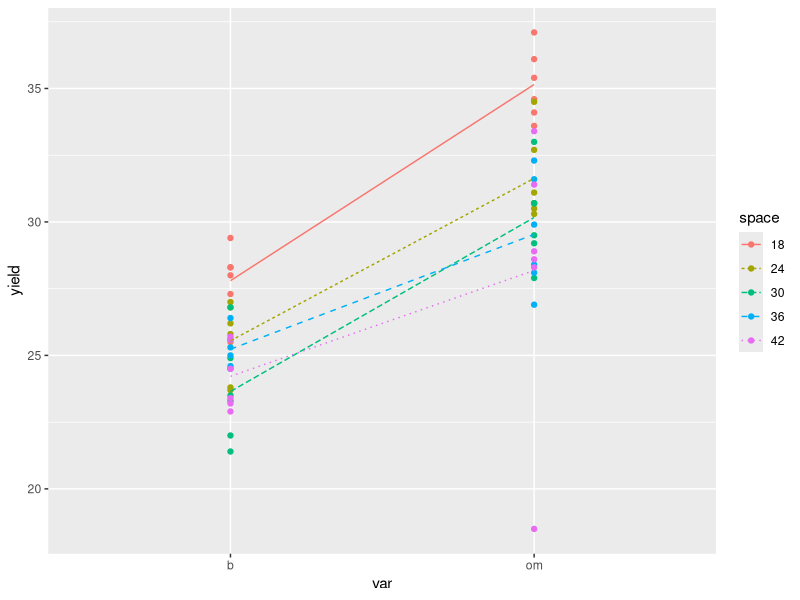

Here is the R script that generated this plot:
soybeans <- data.frame(var = c(rep("om", 30), rep("b", 30)),
                       space = as.factor(rep(c(rep(18, 6), rep(24, 6), 
                                               rep(30, 6), rep(36, 6), 
                                               rep(42, 6)), 2)),
                       blk = as.factor(c(rep(1:6, 5), rep(7:12, 5))),
                       yield = c(33.6, 37.1, 34.1, 34.6, 35.4, 36.1, 
                                 31.1, 34.5, 30.5, 32.7, 30.7, 30.3, 
                                 33, 29.5, 29.2, 30.7, 30.7, 27.9, 
                                 28.4, 29.9, 31.6, 32.3, 28.1, 26.9, 
                                 31.4, 28.3, 28.9, 28.6, 18.5, 33.4, 
                                 28, 25.5, 28.3, 29.4, 27.3, 28.3, 
                                 23.7, 26.2, 27, 25.8, 26.8, 23.8, 
                                 23.5, 26.8, 24.9, 23.3, 21.4, 22, 
                                 25, 25.3, 25.6, 26.4, 24.6, 24.5, 
                                25.7, 23.2, 23.4, 25.6, 24.5, 22.9))
library(tidyverse)

means <- aggregate(yield ~ var*space, 
                   data = soybeans, mean)
ggplot(soybeans, aes(x = var, y = yield, color = space)) +
  geom_point() +
  geom_line(data = means, aes(x = var, y = yield, 
                              group = space, linetype = space))
